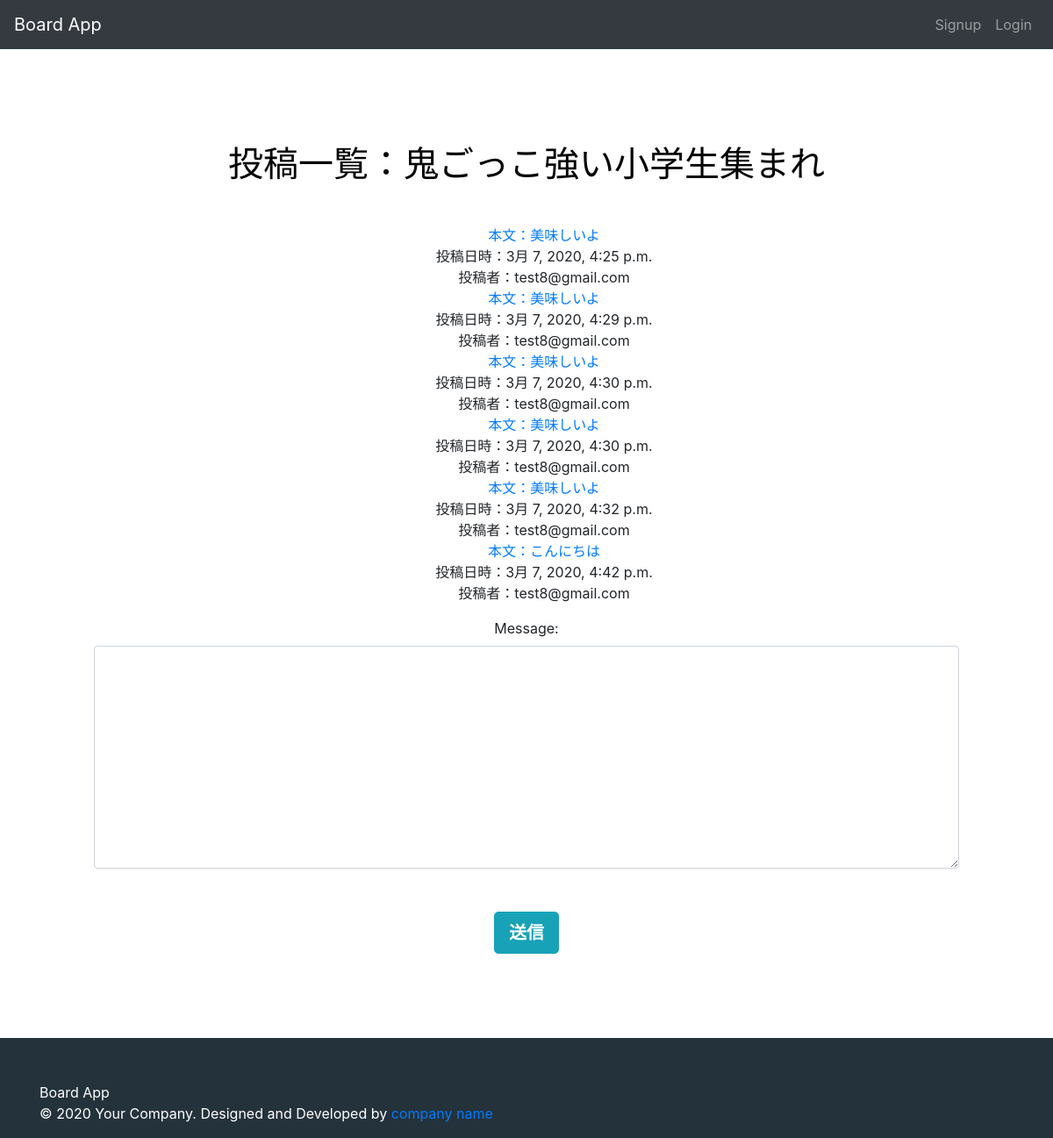
The app's page /DjangoApp1/board/thread/3/post/post_list/ with its own data.
### board/models.py (models this page shows, shortened)
class Thread(models.Model):
    title = models.CharField(max_length=100)
    user = models.ForeignKey(User, on_delete=models.CASCADE)

class Post(models.Model):
    message = models.TextField(max_length=500)
    user = models.ForeignKey(User, on_delete=models.CASCADE, related_name='post_user')
    thread = models.ForeignKey(Thread, on_delete=models.CASCADE, related_name='thread') # postは１つのthreadに所属する。threadには複数のpostが所属する。１対n構造
    created_at = models.DateTimeField(auto_now_add=True)

class User(AbstractBaseUser, PermissionsMixin):
    class Meta:
        verbose_name = 'ユーザ'
        verbose_name_plural = 'ユーザ'
    email = models.EmailField('メールアドレス', max_length=150, null = False, blank=False, unique = True)
    name = models.CharField('名前', max_length=150, null = False, blank=False)
    picture = models.ImageField(verbose_name = 'プロフィール画像', upload_to='profiles/', blank=True, null=True)
    is_staff = models.BooleanField(
        '管理者',
        default=False,
        help_text=_(
            'Designates whether the user can log into this admin site.'),
    )
    is_active = models.BooleanField(
        '有効',
        default=True,
        help_text=_(
            'Designates whether this user should be treated as active. '
            'Unselect this instead of deleting accounts.'
        ),
    )
    date_joined = models.DateTimeField(_('date joined'), default=timezone.now)
    objects = MyUserManager()
    EMAIL_FIELD = 'email'
    USERNAME_FIELD = 'email'
    REQUIRED_FIELDS = ['name',]

### board/views.py (the view)
# urls.py: path("thread/<int:pk>/post/post_list/", views.post_list, name="post_list"),
def post_list(request, pk):
    thread = get_object_or_404(Thread, pk=pk)
    post_list = Post.objects.filter(thread=thread)
    form = PostForm(request.POST or None)
    if form.is_valid():
        post = form.save(commit=False)
        post.thread = thread
        post.user = request.user
        post.save()
        return redirect('board:post_list', pk=thread.pk)
    context = {'form': form, 'post_list': post_list, 'thread':thread}
    return render(request, 'board/post/post_list.html', context)

### board/forms.py
class PostForm(forms.ModelForm):
    class Meta:
        model = Post
        fields = ("message",)
    def __init__(self, *args, **kwargs):
        super().__init__(*args, **kwargs)
        for field in self.fields.values():
            field.widget.attrs['class'] = 'form-control'

### templates/board/post/post_list.html (shortened to what this page needs)
{% extends "board/base.html" %}
{% block content %}
<div class="container-fluid">
    <div class="container">
        <div class="jumbotron">
            <h1>投稿一覧：{{ thread.title }}</h1>
            <ul>
                {% for post in post_list %}
                <li><a href="{% url 'board:post_detail' pk=post.pk thread_pk=thread.pk %}">本文：{{ post.message }}</a></li>
                <li>投稿日時：{{ post.created_at }}</li>
                <li>投稿者：{{ post.user }}</li>
                {% endfor %}
            </ul>
            <form method="post">
                {{ form.as_p }}
                <button type="submit" class="btn btn-info btn-lg">送信</button>
            </form>
        </div>
    </div>
</div>
{% endblock content %}

### board/static/board/css/style.css (style rules this page uses)
body { padding-top: 100px; }
li { list-style-type: none; }
h1, h2, h3, h4, h5, h6 { font-family: 'Roboto Slab', serif; }
h1, h2, h3, h4, h5, h6 { margin-bottom: 1.1em; }
.jumbotron { background: none; text-align: center; }
.jumbotron h1, .jumbotron h2, .jumbotron h3, .jumbotron h4, .jumbotron h5, .jumbotron h6, .jumbotron small { color: rgb(3, 3, 3); }
.jumbotron p { margin-bottom: 5%; }
.btn { font-weight: 700; -moz-user-select: none; -webkit-user-select: none; user-select: none; cursor: pointer; }

### records on screen
Thread: title "鬼ごっこ強い小学生集まれ"
Post: message "美味しいよ", created_at "3月 7, 2020, 4:25 p.m.", user "test8@gmail.com"
Post: message "美味しいよ", created_at "3月 7, 2020, 4:29 p.m.", user "test8@gmail.com"
Post: message "美味しいよ", created_at "3月 7, 2020, 4:30 p.m.", user "test8@gmail.com"
Post: message "美味しいよ", created_at "3月 7, 2020, 4:30 p.m.", user "test8@gmail.com"
Post: message "美味しいよ", created_at "3月 7, 2020, 4:32 p.m.", user "test8@gmail.com"
Post: message "こんにちは", created_at "3月 7, 2020, 4:42 p.m.", user "test8@gmail.com"
